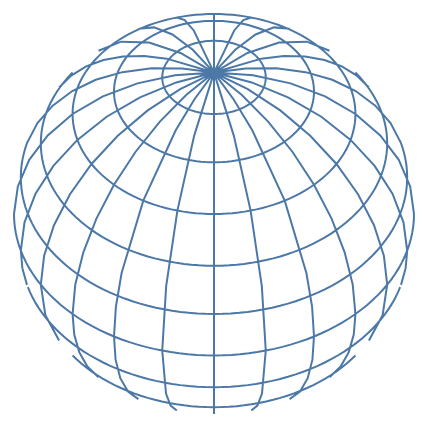

Write the Vega-Lite specification saved for this chart.
### Vega specification from a JSON file in a GitHub repository (floating-point values rounded to 4 significant figures)
{"$schema": "https://vega.github.io/schema/vega/v5.json", "background": "white", "padding": 5, "width": 200, "height": 200, "data": [{"name": "source_0", "transform": [{"type": "graticule", "step": [15, 15]}]}], "projections": [{"name": "projection", "size": {"signal": "[width, height]"}, "fit": {"signal": "data('source_0')"}, "type": "orthographic", "rotate": [0, -45, 0]}], "marks": [{"name": "marks", "type": "shape", "style": ["geoshape"], "from": {"data": "source_0"}, "encode": {"update": {"fill": {"value": "transparent"}, "stroke": {"value": "#4c78a8"}, "ariaRoleDescription": {"value": "geoshape"}}}, "transform": [{"type": "geoshape", "projection": "projection"}]}]}
